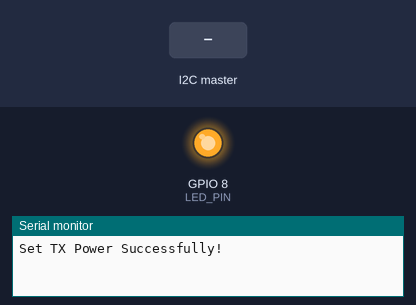
This sketch was run on a simulated ESP32-S3. Parts: output pins drawn as LEDs (lit = HIGH), the last lines printed to the serial monitor. The test bench sets the inputs (shaded band).

Above: at 1.2 s.
1.3 s: the I2C master sends the byte 1
At 1.7 s:
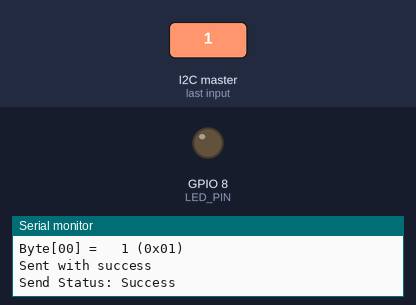
3.3 s: the I2C master sends the byte 90
4.8 s: the I2C master sends the byte 200
At 6.4 s:
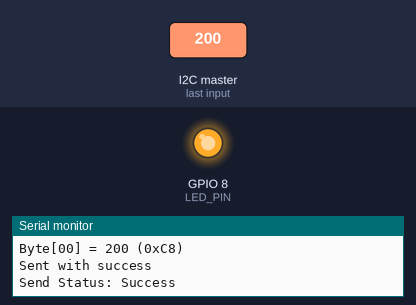
Timing chart, 0 to 7.9 s (numbered marks = the images above; inputs shaded):
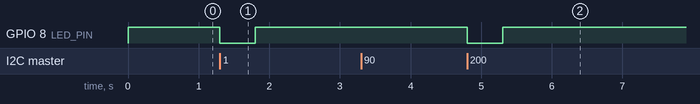

Measured:
- after the input at 1.3 s, GPIO 8 (LED_PIN): HIGH → LOW at once, → HIGH 0.50 s later
- after the input at 4.8 s, GPIO 8 (LED_PIN): HIGH → LOW at once, → HIGH 0.50 s later

The sketch:

i2c-wireless-module.ino
```cpp
#include "Wire.h"
#include <esp_now.h>
#include <WiFi.h>
#include <esp_wifi.h>

#define I2C_DEV_ADDR 0x55  // กำหนด Address ประจำอุปกรณ์
#define LED_PIN 8

// Time
uint32_t time_loop = 0;
uint32_t time_send = 0;
bool st_led = true;

uint8_t broadcastAddress[] = { 0xff, 0xff, 0xff, 0xff, 0xff, 0xff };  // แก้ไขเป็น MAC ตัวรับ หรือ ส่งแบบกระจาย
uint8_t i2cBuffer[64];
int dataLength = 0;  // เก็บความยาวข้อมูล (ไม่ใช่ volatile)

// ฟังก์ชันรับข้อมูล I2C แบบเรียบง่าย
void onReceive(int len) {
  dataLength = 0;
  while (Wire.available() && dataLength < sizeof(i2cBuffer)) {
    i2cBuffer[dataLength++] = Wire.read();
  }
}

// แสดงข้อมูลทั้งหมดใน i2cBuffer ด้วย Serial.printf
void printI2CBuffer(uint8_t *buffer, int length) {
  Serial.printf("Buffer length = %d bytes\n", length);
  for (int i = 0; i < length; i++) {
    Serial.printf("Byte[%02d] = %3d (0x%02X)\n", i, buffer[i], buffer[i]);
  }
}

// Callback เมื่อส่งข้อมูลเสร็จ
void onDataSent(const wifi_tx_info_t *info, esp_now_send_status_t status) {
  Serial.print("Send Status: ");
  if (status == ESP_NOW_SEND_SUCCESS) {
    Serial.println("Success");
  } else {
    Serial.println("Fail");
  }
}

void setup() {
  Serial.begin(115200);
  WiFi.mode(WIFI_STA);
  pinMode(LED_PIN, OUTPUT);
  if (esp_now_init() != ESP_OK) return;

  //ตั้งกำลังส่ง
  int8_t power = 44;
  esp_err_t my_error = esp_wifi_set_max_tx_power(power);

  if (my_error == ESP_OK) {
    Serial.println("Set TX Power Successfully!");
  }

  esp_now_register_send_cb(onDataSent);
  esp_now_peer_info_t peerInfo;
  memcpy(peerInfo.peer_addr, broadcastAddress, 6);
  peerInfo.channel = 1;
  peerInfo.encrypt = false;
  esp_now_add_peer(&peerInfo);

  // ตั้งค่า I2C Slave
  Wire.onReceive(onReceive);
  //
  // 20/sda/RX , 21/sdl/TX
  Wire.setPins(20, 21);
  Wire.begin((uint8_t)I2C_DEV_ADDR);
  digitalWrite(LED_PIN, HIGH);
}
void loop() {
  if (dataLength) {
    // แสดงผลออก Serial
    printI2CBuffer(i2cBuffer, dataLength);
    // Send message via ESP-NOW
    if (millis() - time_send > 5) {
      esp_err_t result = esp_now_send(broadcastAddress, i2cBuffer, dataLength);
      if (result == ESP_OK) {
        Serial.println("Sent with success");
        st_led = !st_led;
        digitalWrite(LED_PIN, st_led);
        time_send = millis();
        dataLength = 0;  // เคลียร์ความยาวกลับเป็น 0 เพื่อรอรับชุดถัดไป
      } else {
        Serial.println("Error sending the data");
      }
    }
    time_loop = millis();
  }

  if (millis() - time_loop > 500) {
    digitalWrite(LED_PIN, HIGH);
  }
}
```
